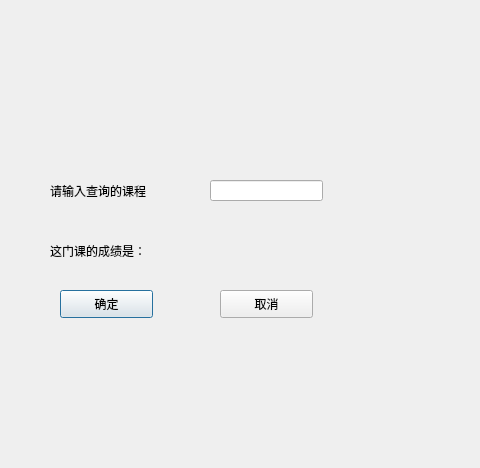
<?xml version="1.0" encoding="UTF-8"?>
<ui version="4.0">
 <class>student_inquiry</class>
 <widget class="QDialog" name="student_inquiry">
  <property name="geometry">
   <rect>
    <x>0</x>
    <y>0</y>
    <width>480</width>
    <height>468</height>
   </rect>
  </property>
  <property name="windowTitle">
   <string>Dialog</string>
  </property>
  <widget class="QLineEdit" name="lineEdit">
   <property name="geometry">
    <rect>
     <x>210</x>
     <y>180</y>
     <width>113</width>
     <height>21</height>
    </rect>
   </property>
  </widget>
  <widget class="QLabel" name="label">
   <property name="geometry">
    <rect>
     <x>50</x>
     <y>160</y>
     <width>151</width>
     <height>61</height>
    </rect>
   </property>
   <property name="text">
    <string>请输入查询的课程</string>
   </property>
  </widget>
  <widget class="QPushButton" name="pushButton">
   <property name="geometry">
    <rect>
     <x>60</x>
     <y>290</y>
     <width>93</width>
     <height>28</height>
    </rect>
   </property>
   <property name="text">
    <string>确定</string>
   </property>
  </widget>
  <widget class="QPushButton" name="pushButton_2">
   <property name="geometry">
    <rect>
     <x>220</x>
     <y>290</y>
     <width>93</width>
     <height>28</height>
    </rect>
   </property>
   <property name="text">
    <string>取消</string>
   </property>
  </widget>
  <widget class="QLabel" name="label_2">
   <property name="geometry">
    <rect>
     <x>50</x>
     <y>220</y>
     <width>151</width>
     <height>61</height>
    </rect>
   </property>
   <property name="text">
    <string>这门课的成绩是：</string>
   </property>
  </widget>
  <widget class="QLabel" name="label_3">
   <property name="geometry">
    <rect>
     <x>200</x>
     <y>220</y>
     <width>111</width>
     <height>41</height>
    </rect>
   </property>
   <property name="text">
    <string/>
   </property>
  </widget>
 </widget>
 <resources/>
 <connections/>
</ui>
